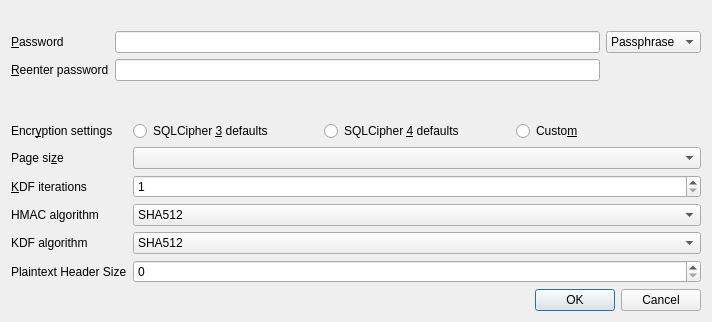
<?xml version="1.0" encoding="UTF-8"?>
<ui version="4.0">
 <class>CipherDialog</class>
 <widget class="QDialog" name="CipherDialog">
  <property name="geometry">
   <rect>
    <x>0</x>
    <y>0</y>
    <width>712</width>
    <height>322</height>
   </rect>
  </property>
  <property name="windowTitle">
   <string>SQLCipher encryption</string>
  </property>
  <layout class="QVBoxLayout" name="verticalLayout_2">
   <item>
    <widget class="QLabel" name="labelDialogDescription"/>
   </item>
   <item>
    <layout class="QHBoxLayout" name="horizontalLayout_2">
     <item>
      <layout class="QFormLayout" name="formLayout">
       <item row="0" column="0">
        <widget class="QLabel" name="labelPassword">
         <property name="text">
          <string>&amp;Password</string>
         </property>
         <property name="buddy">
          <cstring>editPassword</cstring>
         </property>
        </widget>
       </item>
       <item row="0" column="1">
        <widget class="QLineEdit" name="editPassword">
         <property name="echoMode">
          <enum>QLineEdit::Password</enum>
         </property>
        </widget>
       </item>
       <item row="1" column="0">
        <widget class="QLabel" name="labelPassword2">
         <property name="text">
          <string>&amp;Reenter password</string>
         </property>
         <property name="buddy">
          <cstring>editPassword2</cstring>
         </property>
        </widget>
       </item>
       <item row="1" column="1">
        <widget class="QLineEdit" name="editPassword2">
         <property name="echoMode">
          <enum>QLineEdit::Password</enum>
         </property>
        </widget>
       </item>
      </layout>
     </item>
     <item>
      <layout class="QVBoxLayout" name="verticalLayout">
       <item>
        <widget class="QComboBox" name="comboKeyFormat">
         <item>
          <property name="text">
           <string>Passphrase</string>
          </property>
         </item>
         <item>
          <property name="text">
           <string>Raw key</string>
          </property>
         </item>
        </widget>
       </item>
       <item>
        <spacer name="verticalSpacer">
         <property name="orientation">
          <enum>Qt::Vertical</enum>
         </property>
         <property name="sizeHint" stdset="0">
          <size>
           <width>20</width>
           <height>40</height>
          </size>
         </property>
        </spacer>
       </item>
      </layout>
     </item>
    </layout>
   </item>
   <item>
    <layout class="QFormLayout" name="formLayout_2">
     <item row="0" column="0">
      <widget class="QLabel" name="label_1">
       <property name="text">
        <string>Encr&amp;yption settings</string>
       </property>
       <property name="buddy">
        <cstring>radioEncryptionSqlCipher3</cstring>
       </property>
      </widget>
     </item>
     <item row="0" column="1">
      <layout class="QHBoxLayout" name="horizontalLayout">
       <item>
        <widget class="QRadioButton" name="radioEncryptionSqlCipher3">
         <property name="text">
          <string>SQLCipher &amp;3 defaults</string>
         </property>
        </widget>
       </item>
       <item>
        <widget class="QRadioButton" name="radioEncryptionSqlCipher4">
         <property name="text">
          <string>SQLCipher &amp;4 defaults</string>
         </property>
        </widget>
       </item>
       <item>
        <widget class="QRadioButton" name="radioEncryptionCustom">
         <property name="text">
          <string>Custo&amp;m</string>
         </property>
        </widget>
       </item>
      </layout>
     </item>
     <item row="1" column="0">
      <widget class="QLabel" name="label_4">
       <property name="text">
        <string>Page si&amp;ze</string>
       </property>
       <property name="buddy">
        <cstring>comboPageSize</cstring>
       </property>
      </widget>
     </item>
     <item row="1" column="1">
      <widget class="QComboBox" name="comboPageSize"/>
     </item>
     <item row="2" column="0">
      <widget class="QLabel" name="label_2">
       <property name="text">
        <string>&amp;KDF iterations</string>
       </property>
       <property name="buddy">
        <cstring>spinKdfIterations</cstring>
       </property>
      </widget>
     </item>
     <item row="2" column="1">
      <widget class="QSpinBox" name="spinKdfIterations">
       <property name="minimum">
        <number>1</number>
       </property>
       <property name="maximum">
        <number>1000000</number>
       </property>
      </widget>
     </item>
     <item row="3" column="0">
      <widget class="QLabel" name="label_5">
       <property name="text">
        <string>HMAC algorithm</string>
       </property>
       <property name="buddy">
        <cstring>comboHmacAlgorithm</cstring>
       </property>
      </widget>
     </item>
     <item row="3" column="1">
      <widget class="QComboBox" name="comboHmacAlgorithm">
       <item>
        <property name="text">
         <string notr="true">SHA512</string>
        </property>
       </item>
       <item>
        <property name="text">
         <string notr="true">SHA256</string>
        </property>
       </item>
       <item>
        <property name="text">
         <string notr="true">SHA1</string>
        </property>
       </item>
      </widget>
     </item>
     <item row="4" column="0">
      <widget class="QLabel" name="label_6">
       <property name="text">
        <string>KDF algorithm</string>
       </property>
       <property name="buddy">
        <cstring>comboKdfAlgorithm</cstring>
       </property>
      </widget>
     </item>
     <item row="4" column="1">
      <widget class="QComboBox" name="comboKdfAlgorithm">
       <item>
        <property name="text">
         <string notr="true">SHA512</string>
        </property>
       </item>
       <item>
        <property name="text">
         <string notr="true">SHA256</string>
        </property>
       </item>
       <item>
        <property name="text">
         <string notr="true">SHA1</string>
        </property>
       </item>
      </widget>
     </item>
     <item row="5" column="0">
      <widget class="QLabel" name="label_3">
       <property name="text">
        <string>Plaintext Header Size</string>
       </property>
       <property name="buddy">
        <cstring>plaintextHeaderSize</cstring>
       </property>
      </widget>
     </item>
     <item row="5" column="1">
      <widget class="QSpinBox" name="plaintextHeaderSize">
       <property name="minimum">
        <number>0</number>
       </property>
       <property name="maximum">
        <number>1000000</number>
       </property>
      </widget>
     </item>
    </layout>
   </item>
   <item>
    <widget class="QDialogButtonBox" name="buttonBox">
     <property name="orientation">
      <enum>Qt::Horizontal</enum>
     </property>
     <property name="standardButtons">
      <set>QDialogButtonBox::Cancel|QDialogButtonBox::Ok</set>
     </property>
    </widget>
   </item>
  </layout>
 </widget>
 <tabstops>
  <tabstop>editPassword</tabstop>
  <tabstop>editPassword2</tabstop>
  <tabstop>comboKeyFormat</tabstop>
  <tabstop>radioEncryptionSqlCipher3</tabstop>
  <tabstop>radioEncryptionSqlCipher4</tabstop>
  <tabstop>radioEncryptionCustom</tabstop>
  <tabstop>comboPageSize</tabstop>
  <tabstop>spinKdfIterations</tabstop>
  <tabstop>comboHmacAlgorithm</tabstop>
  <tabstop>comboKdfAlgorithm</tabstop>
  <tabstop>plaintextHeaderSize</tabstop>
 </tabstops>
 <resources/>
 <connections>
  <connection>
   <sender>buttonBox</sender>
   <signal>accepted()</signal>
   <receiver>CipherDialog</receiver>
   <slot>accept()</slot>
   <hints>
    <hint type="sourcelabel">
     <x>175</x>
     <y>265</y>
    </hint>
    <hint type="destinationlabel">
     <x>157</x>
     <y>126</y>
    </hint>
   </hints>
  </connection>
  <connection>
   <sender>buttonBox</sender>
   <signal>rejected()</signal>
   <receiver>CipherDialog</receiver>
   <slot>reject()</slot>
   <hints>
    <hint type="sourcelabel">
     <x>175</x>
     <y>265</y>
    </hint>
    <hint type="destinationlabel">
     <x>286</x>
     <y>126</y>
    </hint>
   </hints>
  </connection>
  <connection>
   <sender>editPassword</sender>
   <signal>textChanged(QString)</signal>
   <receiver>CipherDialog</receiver>
   <slot>checkInputFields()</slot>
   <hints>
    <hint type="sourcelabel">
     <x>150</x>
     <y>38</y>
    </hint>
    <hint type="destinationlabel">
     <x>155</x>
     <y>26</y>
    </hint>
   </hints>
  </connection>
  <connection>
   <sender>editPassword2</sender>
   <signal>textChanged(QString)</signal>
   <receiver>CipherDialog</receiver>
   <slot>checkInputFields()</slot>
   <hints>
    <hint type="sourcelabel">
     <x>446</x>
     <y>79</y>
    </hint>
    <hint type="destinationlabel">
     <x>206</x>
     <y>46</y>
    </hint>
   </hints>
  </connection>
  <connection>
   <sender>comboKeyFormat</sender>
   <signal>currentIndexChanged(int)</signal>
   <receiver>CipherDialog</receiver>
   <slot>checkInputFields()</slot>
   <hints>
    <hint type="sourcelabel">
     <x>670</x>
     <y>38</y>
    </hint>
    <hint type="destinationlabel">
     <x>665</x>
     <y>0</y>
    </hint>
   </hints>
  </connection>
  <connection>
   <sender>radioEncryptionSqlCipher3</sender>
   <signal>toggled(bool)</signal>
   <receiver>CipherDialog</receiver>
   <slot>toggleEncryptionSettings()</slot>
   <hints>
    <hint type="sourcelabel">
     <x>217</x>
     <y>114</y>
    </hint>
    <hint type="destinationlabel">
     <x>231</x>
     <y>94</y>
    </hint>
   </hints>
  </connection>
  <connection>
   <sender>radioEncryptionSqlCipher4</sender>
   <signal>toggled(bool)</signal>
   <receiver>CipherDialog</receiver>
   <slot>toggleEncryptionSettings()</slot>
   <hints>
    <hint type="sourcelabel">
     <x>353</x>
     <y>117</y>
    </hint>
    <hint type="destinationlabel">
     <x>407</x>
     <y>97</y>
    </hint>
   </hints>
  </connection>
  <connection>
   <sender>radioEncryptionCustom</sender>
   <signal>toggled(bool)</signal>
   <receiver>CipherDialog</receiver>
   <slot>toggleEncryptionSettings()</slot>
   <hints>
    <hint type="sourcelabel">
     <x>552</x>
     <y>120</y>
    </hint>
    <hint type="destinationlabel">
     <x>590</x>
     <y>99</y>
    </hint>
   </hints>
  </connection>
 </connections>
 <slots>
  <slot>checkInputFields()</slot>
  <slot>toggleEncryptionSettings()</slot>
 </slots>
</ui>
